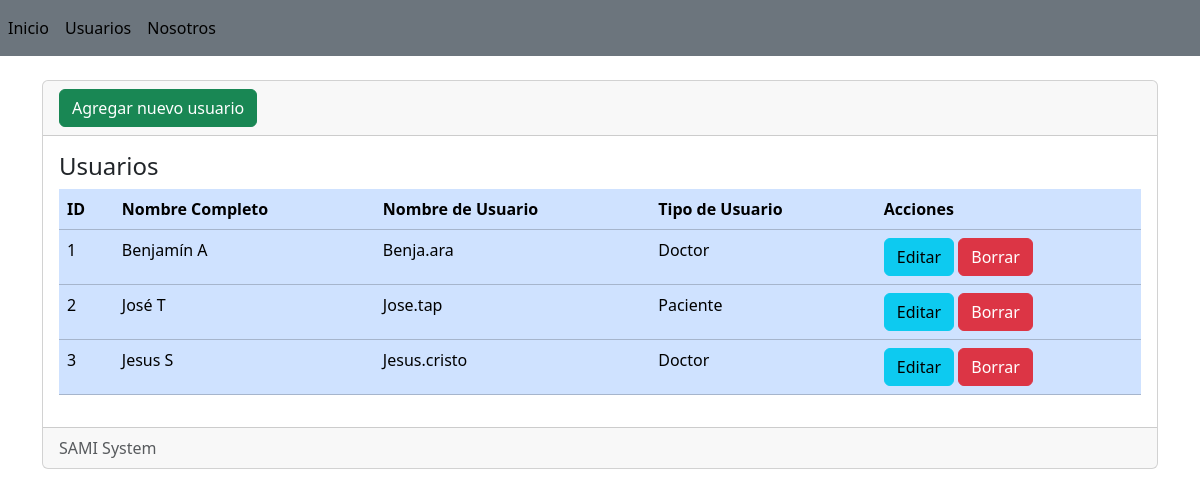
The page /usuarios on the database its author committed.
### crud/models.py (models this page shows, shortened)
class Usuario(models.Model):
    code = models.AutoField(primary_key=True,verbose_name="codigo")
    rut = models.CharField(max_length=12)
    nombre_usuario = models.CharField(max_length=20,verbose_name="Nombre Usuario")
    nombre_completo = models.CharField(max_length=50,verbose_name="Nombre Completo")
    contrasenna = models.CharField(max_length=20,verbose_name="Contraseña")
    tipo_usuario = models.CharField(max_length=20,verbose_name="Tipo Usuario")

### crud/views.py (the view)
# urls.py: path('usuarios', views.usuarios, name='usuarios'),
def usuarios(request):
    usuarios= Usuario.objects.all()
    return render(request, 'usuarios/index.html', {'usuarios': usuarios})

### crud/templates/usuarios/index.html (shortened to what this page needs)
{% extends "base.html" %}
    {% block contenido %}
    <div class="card">
        <div class="card-header">
            <a name=""
                id=""
                class="btn btn-success"
                href="{% url 'crear' %}"
                role="button">Agregar nuevo usuario</a
            >
        </div>
        <div class="card-body">
            <h4 class="card-title">Usuarios</h4>
            <div class="table-responsive">
                <table class="table table-primary">
                    <thead>
                        <tr>
                            <th scope="col">ID</th>
                            <th scope="col">Nombre Completo</th>
                            <th scope="col">Nombre de Usuario</th>
                            <th scope="col">Tipo de Usuario</th>
                            <th scope="col">Acciones</th>
                        </tr>
                    </thead>
                    <tbody>
                        {% for usuario in usuarios %}
                        <tr class="">
                            <td scope="row">{{ usuario.code }}</td>
                            <td>{{ usuario.nombre_completo }}</td>
                            <td>{{ usuario.nombre_usuario }}</td>
                            <td>{{ usuario.tipo_usuario }}</td>
                            <td>
                                <a name="" id="" class="btn btn-info" href="{% url 'editar' usuario.code %}" role="button">Editar</a>
                                <a name="" id="" class="btn btn-danger" href="{% url 'eliminar' usuario.code %}" role="button">Borrar</a>
                            </td>
                        </tr>
                        {% endfor %}
                    </tbody>
                </table>
            </div>
        </div>
        <div class="card-footer text-muted">
            SAMI System
        </div>
    </div>
    {% endblock %}

### crud/templates/base.html (shortened to what this page needs)
{% load static %}
<!doctype html>
<html lang="en">
    <head>
        <link
            href="https://cdn.jsdelivr.net/npm/bootstrap@5.3.2/dist/css/bootstrap.min.css"
            rel="stylesheet"
        />
    </head>
    <body>
        <nav class="navbar navbar-expand navbar-light bg-secondary">
            <div class="nav navbar-nav">
                <a class="nav-item nav-link active" href="{% url 'inicio' %}" aria-current="page" >Inicio</a>
                <a class="nav-item nav-link active" href="{% url 'usuarios' %}" aria-current="page" >Usuarios</a>
                <a class="nav-item nav-link active" href="{% url 'nosotros' %}" aria-current="page" >Nosotros</a>
            </div>
        </nav>
        <div class="container">
                <div class="row justify-content-center align-items-center g-2">
                    <div class="col-12">
                        <br/>
                        {% block contenido %} {% endblock %}
                    </div>
                </div>
        </div>
    </body>
</html>

### rows shown on the page
Usuario: code "1", nombre_completo "Benjamín A", nombre_usuario "Benja.ara", tipo_usuario "Doctor"
Usuario: code "2", nombre_completo "José T", nombre_usuario "Jose.tap", tipo_usuario "Paciente"
Usuario: code "3", nombre_completo "Jesus S", nombre_usuario "Jesus.cristo", tipo_usuario "Doctor"
